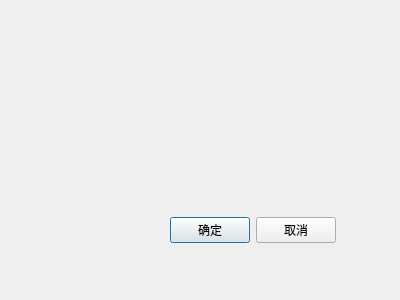
<?xml version="1.0" encoding="UTF-8"?>
<ui version="4.0">
 <class>Dialog</class>
 <widget class="QDialog" name="Dialog">
  <property name="geometry">
   <rect>
    <x>0</x>
    <y>0</y>
    <width>400</width>
    <height>300</height>
   </rect>
  </property>
  <property name="windowTitle">
   <string>Dialog</string>
  </property>
  <widget class="QWidget" name="horizontalLayoutWidget">
   <property name="geometry">
    <rect>
     <x>170</x>
     <y>190</y>
     <width>202</width>
     <height>80</height>
    </rect>
   </property>
   <layout class="QHBoxLayout" name="horizontalLayout">
    <item>
     <widget class="QPushButton" name="pushButton">
      <property name="text">
       <string>确定</string>
      </property>
     </widget>
    </item>
    <item>
     <widget class="QPushButton" name="pushButton_2">
      <property name="text">
       <string>取消</string>
      </property>
     </widget>
    </item>
    <item>
     <spacer name="horizontalSpacer">
      <property name="orientation">
       <enum>Qt::Horizontal</enum>
      </property>
      <property name="sizeHint" stdset="0">
       <size>
        <width>40</width>
        <height>20</height>
       </size>
      </property>
     </spacer>
    </item>
   </layout>
  </widget>
 </widget>
 <resources/>
 <connections/>
</ui>
